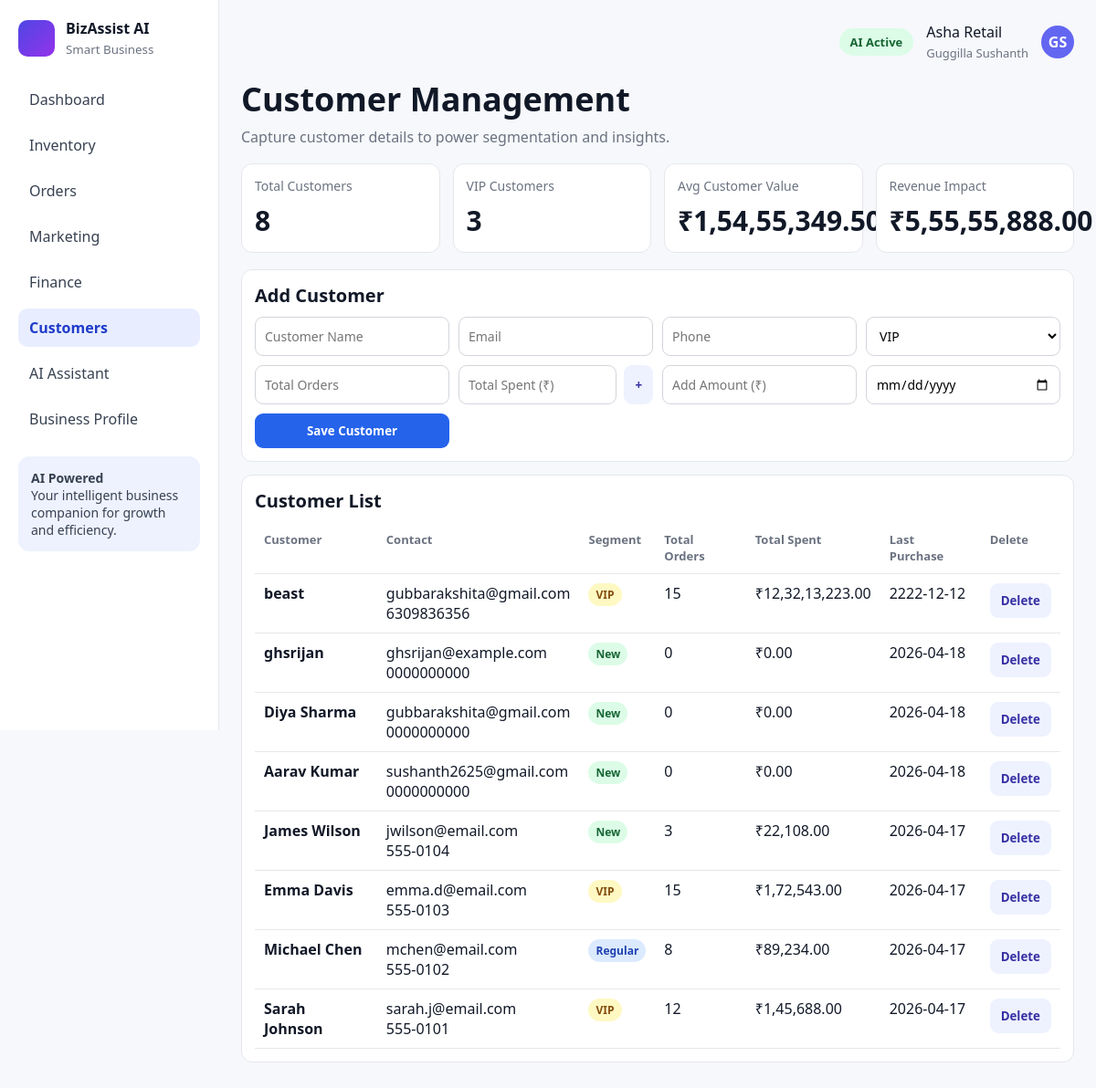
The page /customers (signed in) on the database its author committed.
### tables this page shows
CREATE TABLE business_profile (
            id INTEGER PRIMARY KEY CHECK (id = 1),
            owner_name TEXT NOT NULL,
            business_name TEXT NOT NULL,
            email TEXT NOT NULL,
            phone TEXT NOT NULL,
            business_type TEXT NOT NULL,
            monthly_revenue REAL NOT NULL DEFAULT 0,
            monthly_expenses REAL NOT NULL DEFAULT 0,
            marketing_spend REAL NOT NULL DEFAULT 0,
            growth_target REAL NOT NULL DEFAULT 0
        , account_type TEXT NOT NULL DEFAULT 'business', location TEXT NOT NULL DEFAULT '', login_email TEXT NOT NULL DEFAULT '', login_password TEXT NOT NULL DEFAULT '');

CREATE TABLE customers (
            id INTEGER PRIMARY KEY AUTOINCREMENT,
            name TEXT NOT NULL,
            email TEXT NOT NULL,
            phone TEXT NOT NULL,
            segment TEXT NOT NULL,
            total_orders INTEGER NOT NULL DEFAULT 0,
            total_spent REAL NOT NULL DEFAULT 0,
            last_purchase TEXT NOT NULL
        );

### app.py (the view, shortened to what this page needs)
@app.route("/customers", methods=["GET", "POST"])
def customers():
    if not business_profile_required():
        return redirect(url_for("root"))
    redir = require_business_user()
    if redir:
        return redir
    conn = get_db_connection()
    add_sample_customers(conn)
    conn.commit()
    rows = conn.execute("SELECT * FROM customers ORDER BY id DESC").fetchall()
    metrics = query_metrics(conn)
    conn.close()
    return render_template(
        "customers.html",
        active_page="customers",
        customers=rows,
        metrics=metrics,
    )

### app.py (called while the page is built, shortened)
def get_db_connection():
    conn = sqlite3.connect("database.db")
    conn.row_factory = sqlite3.Row
    return conn

def add_sample_customers(conn):
    samples = [
        ("Aarav Kumar", "sushanth2625@gmail.com"),
        ("Diya Sharma", "gubbarakshita@gmail.com"),
        ("ghsrijan", "ghsrijan@example.com"),
    ]
    today = date.today().isoformat()
    for name, email in samples:
        exists = conn.execute("SELECT id FROM customers WHERE lower(email) = lower(?)", (email,)).fetchone()
        if exists:
            continue

def format_inr(value):
    try:
        amount = float(value or 0)
    except (TypeError, ValueError):
        amount = 0
    sign = "-" if amount < 0 else ""
    amount = abs(amount)
    integer = int(amount)
    decimal = f"{amount:.2f}".split(".")[1]
    s = str(integer)
    if len(s) > 3:
        head = s[:-3]
        tail = s[-3:]
        chunks = []
        while len(head) > 2:
            chunks.insert(0, head[-2:])
            head = head[:-2]
        if head:
            chunks.insert(0, head)
        s = ",".join(chunks + [tail])
    return f"{sign}₹{s}.{decimal}"

def get_business_profile(conn):
    return conn.execute("SELECT * FROM business_profile WHERE id = 1").fetchone()

def get_account_type(profile):
    if not profile:
        return None
    try:
        raw = profile["account_type"]
    except (KeyError, IndexError):
        raw = None
    t = (raw or "business").strip().lower()
    return t if t in ("business", "personal") else "business"

def session_matches_profile(profile):
    if not profile:
        return False
    auth = session.get("account_auth")
    if auth not in ("business", "personal"):
        return False
    return auth == get_account_type(profile)

def require_business_user():
    conn = get_db_connection()
    profile = get_business_profile(conn)
    conn.close()
    if not profile or not session_matches_profile(profile):
        return redirect(url_for("root"))
    if get_account_type(profile) == "personal":
        return redirect(url_for("marketing"))
    return None

def business_profile_required():
    conn = get_db_connection()
    profile = get_business_profile(conn)
    conn.close()
    return profile is not None and session_matches_profile(profile)

### templates/customers.html (shortened to what this page needs)
{% extends "base.html" %}
{% block content %}
<h1 class="page-title">Customer Management</h1>
<p class="page-subtitle">Capture customer details to power segmentation and insights.</p>
<div class="cards">
    <div class="card"><h3>Total Customers</h3><div class="metric">{{ metrics.total_customers }}</div></div>
    <div class="card"><h3>VIP Customers</h3><div class="metric">{{ metrics.vip_customers }}</div></div>
    <div class="card"><h3>Avg Customer Value</h3><div class="metric">{{ metrics.avg_customer_value|inr }}</div></div>
    <div class="card"><h3>Revenue Impact</h3><div class="metric">{{ metrics.revenue|inr }}</div></div>
</div>
<div class="panel">
    <h3 class="section-title">Add Customer</h3>
    <form method="post" class="form-grid" id="customer-form">
        <input class="input" name="name" placeholder="Customer Name" required>
        <input class="input" type="email" name="email" placeholder="Email" required>
        <input class="input" name="phone" placeholder="Phone" required>
        <select name="segment"><option>VIP</option><option>Regular</option><option>New</option><option>At Risk</option></select>
        <input class="input" type="number" name="total_orders" placeholder="Total Orders" required>
        <div style="display:flex; gap:8px;">
            <input class="input" type="number" step="0.01" min="0" id="total-spent" name="total_spent" placeholder="Total Spent (₹)" required>
            <button class="btn btn-secondary" type="button" id="add-spent-btn">+</button>
        </div>
        <input class="input" type="number" step="0.01" min="0" id="spent-to-add" placeholder="Add Amount (₹)">
        <input class="input" type="date" name="last_purchase">
        <button class="btn btn-primary" type="submit">Save Customer</button>
    </form>
</div>
<div class="panel">
    <h3 class="section-title">Customer List</h3>
    <table>
        <thead><tr><th>Customer</th><th>Contact</th><th>Segment</th><th>Total Orders</th><th>Total Spent</th><th>Last Purchase</th><th>Delete</th></tr></thead>
        <tbody>
            {% for c in customers %}
            <tr>
                <td><b>{{ c["name"] }}</b></td>
                <td>{{ c["email"] }}<br>{{ c["phone"] }}</td>
                <td><span class="status {% if c['segment'] == 'VIP' %}status-yellow{% elif c['segment'] == 'Regular' %}status-blue{% else %}status-green{% endif %}">{{ c["segment"] }}</span></td>
                <td>{{ c["total_orders"] }}</td>
                <td>{{ c["total_spent"]|inr }}</td>
                <td>{{ c["last_purchase"] }}</td>
                <td>
                    <form method="post" action="/customers/delete/{{ c['id'] }}" onsubmit="return confirm('Delete this customer?');">
                        <button class="btn btn-secondary" type="submit">Delete</button>
                    </form>
                </td>
            </tr>
            {% endfor %}
        </tbody>
    </table>
</div>
{% endblock %}

### templates/base.html (shortened to what this page needs)
<!DOCTYPE html>
<html lang="en">
<head>
</head>
<body>
<div class="app">
    <aside class="sidebar">
        <div class="logo">
            <div class="logo-icon"></div>
            <div>
                <div><b>BizAssist AI</b></div>
                <small>Smart Business</small>
            </div>
        </div>
        <nav class="nav">
            {% if is_personal_account %}
            <a href="/marketing" class="{{ 'active' if active_page == 'marketing' else '' }}">Local offers</a>
            <a href="/business-profile" class="{{ 'active' if active_page == 'business_profile' else '' }}">My account</a>
            {% else %}
            <a href="/dashboard" class="{{ 'active' if active_page == 'dashboard' else '' }}">Dashboard</a>
            <a href="/inventory" class="{{ 'active' if active_page == 'inventory' else '' }}">Inventory</a>
            <a href="/orders" class="{{ 'active' if active_page == 'orders' else '' }}">Orders</a>
            <a href="/marketing" class="{{ 'active' if active_page == 'marketing' else '' }}">Marketing</a>
            <a href="/finance" class="{{ 'active' if active_page == 'finance' else '' }}">Finance</a>
            <a href="/customers" class="{{ 'active' if active_page == 'customers' else '' }}">Customers</a>
            <a href="/assistant" class="{{ 'active' if active_page == 'assistant' else '' }}">AI Assistant</a>
            <a href="/business-profile" class="{{ 'active' if active_page == 'business_profile' else '' }}">Business Profile</a>
            {% endif %}
        </nav>
        <div class="promo">
            <b>AI Powered</b>
            <p>Your intelligent business companion for growth and efficiency.</p>
        </div>
    </aside>
    <main class="content">
        <div class="topbar">
            <span class="pill">AI Active</span>
            <div>{{ business_name }}<br><span class="muted">{{ owner_name }}</span></div>
            <details class="user-menu">
                <summary title="Account">{{ avatar_text }}</summary>
            </details>
        </div>
        {% block content %}{% endblock %}
    </main>
</div>
</body>
</html>

### templates/base.html (style rules this page uses)
* { box-sizing: border-box; margin: 0; padding: 0; font-family: "Segoe UI", sans-serif; }
body { background: #f6f8fb; color: #111827; }
.app { display: flex; min-height: 100vh; }
.sidebar { width: 240px; background: #fff; border-right: 1px solid #e5e7eb; padding: 20px; position: sticky; top: 0; height: 100vh; }
.logo { display: flex; gap: 12px; align-items: center; margin-bottom: 24px; }
.logo-icon { width: 40px; height: 40px; border-radius: 10px; background: linear-gradient(135deg, #4f46e5, #9333ea); }
.logo small { color: #6b7280; }
.nav a { display: block; text-decoration: none; color: #374151; padding: 10px 12px; border-radius: 10px; margin-bottom: 8px; }
.nav a.active { background: #e8eeff; color: #1f3bc9; font-weight: 600; }
.promo { margin-top: 20px; background: #eef2ff; border-radius: 12px; padding: 14px; color: #374151; font-size: 14px; }
.content { flex: 1; padding: 24px; }
.topbar { display: flex; justify-content: flex-end; align-items: center; gap: 14px; margin-bottom: 16px; }
.pill { background: #dcfce7; color: #166534; border-radius: 999px; padding: 6px 12px; font-size: 13px; font-weight: 600; }
.user-menu { position: relative; }
.user-menu summary { list-style: none; cursor: pointer; width: 36px; height: 36px; border-radius: 50%; background: #6366f1; color: #fff; display: grid; place-items: center; font-weight: 700; border: 2px solid transparent; }
.page-title { margin-bottom: 6px; font-size: 36px; }
.page-subtitle { color: #6b7280; margin-bottom: 18px; }
.cards { display: grid; grid-template-columns: repeat(4, minmax(140px, 1fr)); gap: 14px; margin-bottom: 18px; }
.card { background: #fff; border: 1px solid #e5e7eb; border-radius: 12px; padding: 14px; }
.card h3 { font-size: 14px; color: #6b7280; margin-bottom: 8px; font-weight: 500; }
.metric { font-size: 30px; font-weight: 700; }
.muted { color: #6b7280; font-size: 13px; }
.section-title { margin-bottom: 10px; font-size: 20px; }
table { width: 100%; border-collapse: collapse; }
th, td { text-align: left; padding: 10px; border-bottom: 1px solid #e5e7eb; vertical-align: top; }
th { color: #6b7280; font-size: 13px; font-weight: 600; }
.status { padding: 4px 8px; border-radius: 999px; font-size: 12px; font-weight: 600; display: inline-block; }
.status-green { background: #dcfce7; color: #166534; }
.status-blue { background: #dbeafe; color: #1e40af; }
.status-yellow { background: #fef9c3; color: #854d0e; }
.panel { background: #fff; border: 1px solid #e5e7eb; border-radius: 12px; padding: 14px; margin-bottom: 14px; }
.form-grid { display: grid; grid-template-columns: repeat(4, minmax(120px, 1fr)); gap: 10px; }
.input, select, textarea { width: 100%; border: 1px solid #d1d5db; border-radius: 9px; padding: 10px; font-size: 14px; background: #fff; }
.btn { border: none; border-radius: 9px; padding: 10px 12px; cursor: pointer; font-weight: 600; }
.btn-primary { background: #2563eb; color: #fff; }
.btn-secondary { background: #eef2ff; color: #3730a3; }

### rows shown on the page
business_profile: business_name "Asha Retail", owner_name "Guggilla Sushanth", revenue|inr "₹5,55,55,888.00"
customers: name "beast", email "gubbarakshita@gmail.com", phone "6309836356", segment "VIP", total_orders "15", total_spent|inr "₹12,32,13,223.00", last_purchase "2222-12-12"
customers: name "ghsrijan", email "ghsrijan@example.com", phone "0000000000", segment "New", total_orders "0", total_spent|inr "₹0.00", last_purchase "2026-04-18"
customers: name "Diya Sharma", email "gubbarakshita@gmail.com", phone "0000000000", segment "New", total_orders "0", total_spent|inr "₹0.00", last_purchase "2026-04-18"
customers: name "Aarav Kumar", email "sushanth2625@gmail.com", phone "0000000000", segment "New", total_orders "0", total_spent|inr "₹0.00", last_purchase "2026-04-18"
customers: name "James Wilson", email "jwilson@email.com", phone "555-0104", segment "New", total_orders "3", total_spent|inr "₹22,108.00", last_purchase "2026-04-17"
customers: name "Emma Davis", email "emma.d@email.com", phone "555-0103", segment "VIP", total_orders "15", total_spent|inr "₹1,72,543.00", last_purchase "2026-04-17"
customers: name "Michael Chen", email "mchen@email.com", phone "555-0102", segment "Regular", total_orders "8", total_spent|inr "₹89,234.00", last_purchase "2026-04-17"
customers: name "Sarah Johnson", email "sarah.j@email.com", phone "555-0101", segment "VIP", total_orders "12", total_spent|inr "₹1,45,688.00", last_purchase "2026-04-17"

### other values the page prints
{{ avatar_text }} "GS"
{{ metrics.total_customers }} "8"
{{ metrics.vip_customers }} "3"
{{ metrics.avg_customer_value|inr }} "₹1,54,55,349.50"
